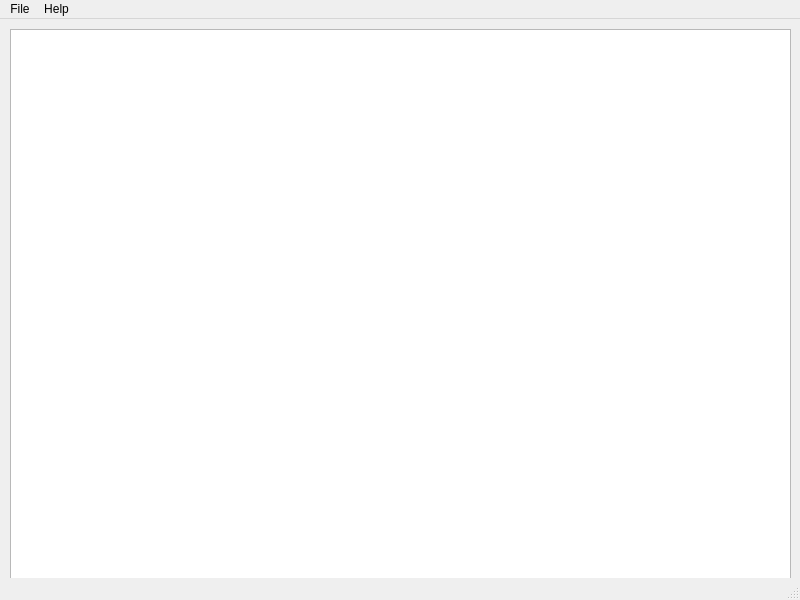
<?xml version="1.0" encoding="UTF-8"?>
<ui version="4.0">
 <class>MainWindow</class>
 <widget class="QMainWindow" name="MainWindow">
  <property name="geometry">
   <rect>
    <x>0</x>
    <y>0</y>
    <width>800</width>
    <height>600</height>
   </rect>
  </property>
  <property name="windowTitle">
   <string>Encoding Converter</string>
  </property>
  <widget class="QWidget" name="centralwidget">
   <widget class="QWidget" name="">
    <property name="geometry">
     <rect>
      <x>10</x>
      <y>10</y>
      <width>781</width>
      <height>571</height>
     </rect>
    </property>
    <layout class="QHBoxLayout" name="horizontalLayout">
     <item>
      <widget class="QTextEdit" name="textEdit"/>
     </item>
    </layout>
   </widget>
  </widget>
  <widget class="QMenuBar" name="menubar">
   <property name="geometry">
    <rect>
     <x>0</x>
     <y>0</y>
     <width>800</width>
     <height>27</height>
    </rect>
   </property>
   <widget class="QMenu" name="menuFile">
    <property name="title">
     <string>File</string>
    </property>
    <addaction name="actionNew"/>
    <addaction name="actionOpen"/>
    <addaction name="actionEncoding"/>
    <addaction name="actionSave"/>
    <addaction name="actionSave_As"/>
    <addaction name="actionClose"/>
    <addaction name="actionExit"/>
   </widget>
   <widget class="QMenu" name="menuHelp">
    <property name="title">
     <string>Help</string>
    </property>
    <addaction name="actionAbout"/>
    <addaction name="actionAbout_Qt"/>
   </widget>
   <addaction name="menuFile"/>
   <addaction name="menuHelp"/>
  </widget>
  <widget class="QStatusBar" name="statusbar"/>
  <action name="actionNew">
   <property name="text">
    <string>New</string>
   </property>
  </action>
  <action name="actionOpen">
   <property name="text">
    <string>Open</string>
   </property>
  </action>
  <action name="actionSave_As">
   <property name="text">
    <string>Save As</string>
   </property>
  </action>
  <action name="actionClose">
   <property name="text">
    <string>Close</string>
   </property>
  </action>
  <action name="actionExit">
   <property name="text">
    <string>Exit</string>
   </property>
  </action>
  <action name="actionEncoding">
   <property name="text">
    <string>Encoding</string>
   </property>
  </action>
  <action name="actionSave">
   <property name="text">
    <string>Save</string>
   </property>
  </action>
  <action name="actionAbout">
   <property name="text">
    <string>About</string>
   </property>
  </action>
  <action name="actionAbout_Qt">
   <property name="text">
    <string>About Qt</string>
   </property>
  </action>
 </widget>
 <resources/>
 <connections/>
</ui>
